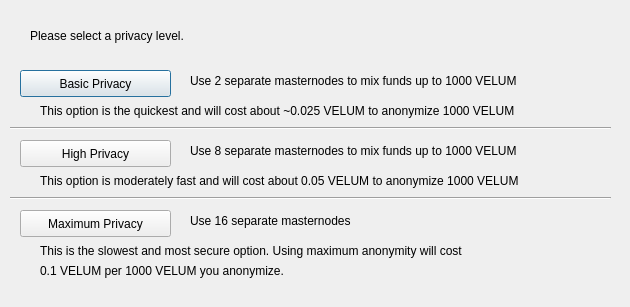
<?xml version="1.0" encoding="UTF-8"?>
<ui version="4.0">
 <class>DarksendConfig</class>
 <widget class="QDialog" name="DarksendConfig">
  <property name="geometry">
   <rect>
    <x>0</x>
    <y>0</y>
    <width>630</width>
    <height>307</height>
   </rect>
  </property>
  <property name="windowTitle">
   <string>Configure PrivateSend</string>
  </property>
  <widget class="QPushButton" name="buttonBasic">
   <property name="geometry">
    <rect>
     <x>20</x>
     <y>70</y>
     <width>151</width>
     <height>27</height>
    </rect>
   </property>
   <property name="text">
    <string>Basic Privacy</string>
   </property>
  </widget>
  <widget class="QPushButton" name="buttonHigh">
   <property name="geometry">
    <rect>
     <x>20</x>
     <y>140</y>
     <width>151</width>
     <height>27</height>
    </rect>
   </property>
   <property name="text">
    <string>High Privacy</string>
   </property>
  </widget>
  <widget class="QPushButton" name="buttonMax">
   <property name="geometry">
    <rect>
     <x>20</x>
     <y>210</y>
     <width>151</width>
     <height>27</height>
    </rect>
   </property>
   <property name="text">
    <string>Maximum Privacy</string>
   </property>
  </widget>
  <widget class="QLabel" name="label">
   <property name="geometry">
    <rect>
     <x>30</x>
     <y>20</y>
     <width>571</width>
     <height>31</height>
    </rect>
   </property>
   <property name="text">
    <string>Please select a privacy level.</string>
   </property>
  </widget>
  <widget class="QLabel" name="label_2">
   <property name="geometry">
    <rect>
     <x>190</x>
     <y>70</y>
     <width>421</width>
     <height>21</height>
    </rect>
   </property>
   <property name="text">
    <string>Use 2 separate masternodes to mix funds up to 1000 VELUM</string>
   </property>
  </widget>
  <widget class="QLabel" name="label_3">
   <property name="geometry">
    <rect>
     <x>190</x>
     <y>140</y>
     <width>411</width>
     <height>21</height>
    </rect>
   </property>
   <property name="text">
    <string>Use 8 separate masternodes to mix funds up to 1000 VELUM</string>
   </property>
  </widget>
  <widget class="QLabel" name="label_4">
   <property name="geometry">
    <rect>
     <x>190</x>
     <y>210</y>
     <width>421</width>
     <height>21</height>
    </rect>
   </property>
   <property name="text">
    <string>Use 16 separate masternodes</string>
   </property>
  </widget>
  <widget class="QLabel" name="label_6">
   <property name="geometry">
    <rect>
     <x>40</x>
     <y>100</y>
     <width>561</width>
     <height>21</height>
    </rect>
   </property>
   <property name="text">
    <string>This option is the quickest and will cost about ~0.025 VELUM to anonymize 1000 VELUM</string>
   </property>
  </widget>
  <widget class="QLabel" name="label_7">
   <property name="geometry">
    <rect>
     <x>40</x>
     <y>170</y>
     <width>561</width>
     <height>21</height>
    </rect>
   </property>
   <property name="text">
    <string>This option is moderately fast and will cost about 0.05 VELUM to anonymize 1000 VELUM</string>
   </property>
  </widget>
  <widget class="QLabel" name="label_8">
   <property name="geometry">
    <rect>
     <x>40</x>
     <y>240</y>
     <width>561</width>
     <height>21</height>
    </rect>
   </property>
   <property name="text">
    <string>This is the slowest and most secure option. Using maximum anonymity will cost</string>
   </property>
  </widget>
  <widget class="QLabel" name="label_9">
   <property name="geometry">
    <rect>
     <x>40</x>
     <y>260</y>
     <width>561</width>
     <height>21</height>
    </rect>
   </property>
   <property name="text">
    <string>0.1 VELUM per 1000 VELUM you anonymize.</string>
   </property>
  </widget>
  <widget class="Line" name="line">
   <property name="geometry">
    <rect>
     <x>10</x>
     <y>120</y>
     <width>601</width>
     <height>16</height>
    </rect>
   </property>
   <property name="orientation">
    <enum>Qt::Horizontal</enum>
   </property>
  </widget>
  <widget class="Line" name="line_2">
   <property name="geometry">
    <rect>
     <x>10</x>
     <y>190</y>
     <width>601</width>
     <height>16</height>
    </rect>
   </property>
   <property name="orientation">
    <enum>Qt::Horizontal</enum>
   </property>
  </widget>
 </widget>
 <resources/>
 <connections/>
</ui>
